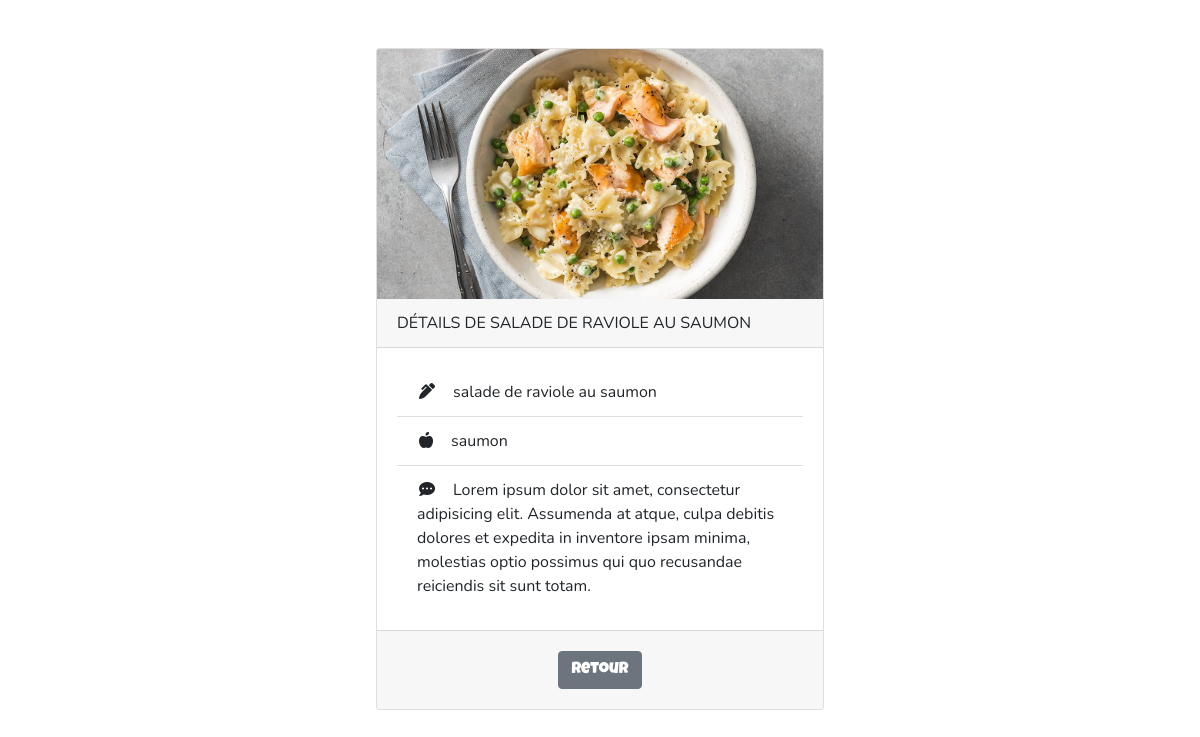
Screenshot of /index.php?controller=raviole&action=displayOne&id=1 with the database file from the repository.
### tables this page shows
CREATE TABLE `ravioles` (
  `id` int(11) NOT NULL,
  `title` varchar(250) NOT NULL,
  `ingredient` varchar(250) NOT NULL,
  `description` text NOT NULL,
  `picture` varchar(250) NOT NULL
);

### controller/RaviolesController.php (called while the page is built, shortened)
<?php
class RaviolesController
{
    public function getThisById($id){
        $ravioleManager = new RaviolesManager();
        $raviole = $ravioleManager->select($id);
        require ('view/details.php');
    }
}

### model/Database.php (called while the page is built, shortened)
<?php
class Database{
    private $host = 'localhost';
    private $dbname = 'recipes';
    private $username = 'root';
    private $password = '';
    public function __construct(){
        try{
            $this->bdd = new PDO('mysql:host='.$this->host.';dbname='.$this->dbname,$this->username,$this->password);
        }
        catch(Exception $e) {
            die('Erreur '.$e->getMessage());
        }
    }
}
?>

### model/RaviolesManager.php (called while the page is built, shortened)
<?php
class RaviolesManager extends Database
{
    public function select($id)
    {
        $req = $this->bdd->prepare("SELECT * FROM ravioles WHERE id=?");
        $req->bindParam(1, $id);
        $req->execute();
        $res = $req->fetch();
        $raviole = new Ravioles($res['id'], $res['title'], $res['ingredient'], $res['description'],$res['picture']);
        return $raviole;
    }
}

### model/Ravioles.php (called while the page is built, shortened)
<?php
class Ravioles
{
    private $title;
    private $ingredient;
    private $description;
    private $picture;
    public function __construct($id, $title, $ingredient, $description, $picture)
    {
        $this->title = $title;
        $this->ingredient = $ingredient;
        $this->description = $description;
        $this->picture = $picture;
    }
    public function getTitle()
    {
        return $this->title;
    }
    public function getIngredient()
    {
        return $this->ingredient;
    }
    public function getDescription()
    {
        return $this->description;
    }
    public function getPicture()
    {
        return $this->picture;
    }
}

### view/details.php (the view, shortened to what this page needs)
<div class="d-flex justify-content-center">
    <div class="card m-5" style="width: 28rem;">
        <img class="card-img-top" src="assets/<?=$raviole->getPicture()?>" alt="<?= $raviole->getTitle()?>">
        <div class="card-header text-uppercase">
            détails de <?=$raviole->getTitle();?>
        </div>
        <div class="card-body">
            <ul class="list-group list-group-flush">
                <li class="list-group-item"><i class="fas fa-pen-alt"></i>&emsp;<?= $raviole->getTitle();?></li>
                <li class="list-group-item"><i class="fas fa-apple-alt"></i>&emsp;<?= $raviole->getIngredient();?></li>
                <li class="list-group-item"><i class="fas fa-comment-dots"></i>&emsp;<?= $raviole->getDescription();?></li>
            </ul>
        </div>
        <div class="card-footer text-center">
            <a href="index.php?controller=default&action=home">
                <button type='submit' class="btn btn-secondary mt-2 mb-2">retour</button>
            </a>
        </div>
    </div>
</div>

### rows the page displays
ravioles: picture (picture), title "SALADE DE RAVIOLE AU SAUMON", title "salade de raviole au saumon", ingredient "saumon", description "Lorem ipsum dolor sit amet, consectetur adipisicing elit. Assumenda at atque, culpa debitis dolores et expedita in inventore ipsam minima, molestias optio possimus qui quo recusandae reiciendis sit sunt totam."
